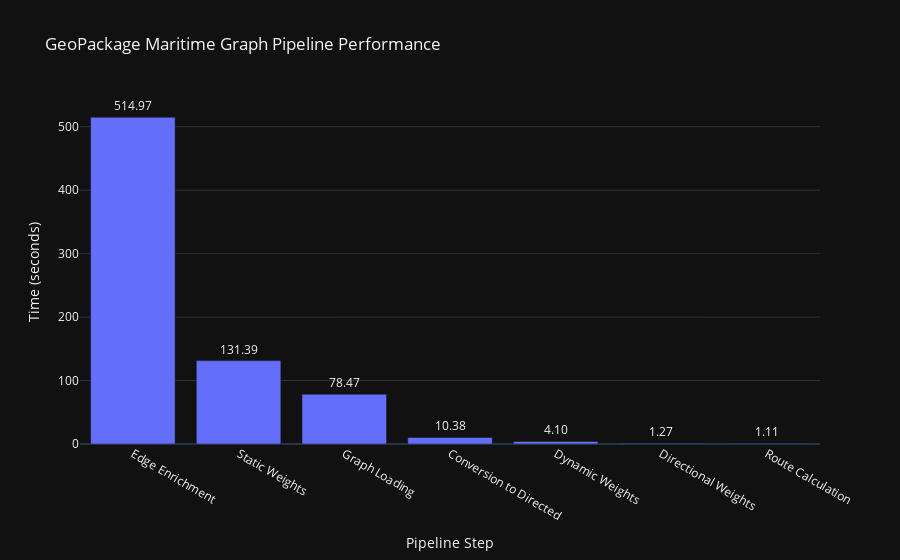

The notebook cell saved with this chart:
### Code cell
if performance_metrics:
    # Create performance DataFrame
    perf_df = pd.DataFrame(
        list(performance_metrics.items()),
        columns=['Step', 'Time (seconds)']
    )
    perf_df = perf_df.sort_values(by='Time (seconds)', ascending=False)
    
    # Create interactive bar chart
    fig = px.bar(
        perf_df,
        x='Step',
        y='Time (seconds)',
        title='GeoPackage Maritime Graph Pipeline Performance',
        text_auto='.2f',
        labels={'Step': 'Pipeline Step', 'Time (seconds)': 'Time (seconds)'}
    )
    fig.update_traces(textposition='outside')
    fig.show()
    
    # Print summary
    print("\n" + "="*60)
    print("PERFORMANCE SUMMARY")
    print("="*60)
    total_time = sum(performance_metrics.values())
    print(f"Total Pipeline Time: {total_time:.2f}s ({total_time/60:.2f} minutes)")
    print("\nStep-by-step breakdown:")
    for step, time_val in sorted(performance_metrics.items(), key=lambda x: x[1], reverse=True):
        percentage = (time_val / total_time) * 100
        print(f"  • {step:.<30} {time_val:>6.2f}s ({percentage:>5.1f}%)")
    print("="*60)
else:
    print("No performance metrics recorded. Run workflow steps to generate summary.")

### Figure 1 — Plotly figure (JSON) as saved in the notebook; plotly's stock layout.template omitted (floating-point values rounded to 4 significant figures)
{"data": [{"hovertemplate": "Pipeline Step=%{x}<br>Time (seconds)=%{y}<extra></extra>", "legendgroup": "", "marker": {"color": "#636efa", "pattern": {"shape": ""}}, "name": "", "orientation": "v", "showlegend": false, "textposition": "outside", "texttemplate": "%{y:.2f}", "x": ["Edge Enrichment", "Static Weights", "Graph Loading", "Conversion to Directed", "Dynamic Weights", "Directional Weights", "Route Calculation"], "xaxis": "x", "y": [515.0, 131.4, 78.47, 10.38, 4.102, 1.275, 1.109], "yaxis": "y", "type": "bar"}], "layout": {"xaxis": {"anchor": "y", "domain": [0, 1], "title": {"text": "Pipeline Step"}}, "yaxis": {"anchor": "x", "domain": [0, 1], "title": {"text": "Time (seconds)"}}, "legend": {"tracegroupgap": 0}, "title": {"text": "GeoPackage Maritime Graph Pipeline Performance"}, "barmode": "relative"}}
